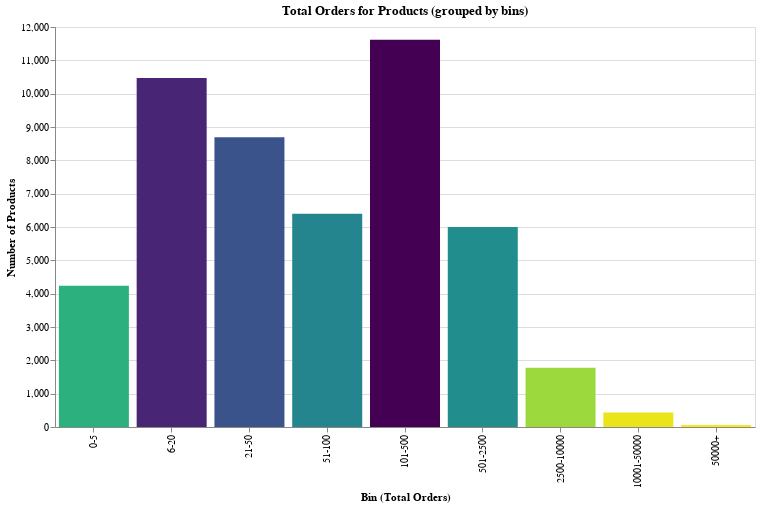

The notebook cell this image was saved under:
### Code cell
chart_title = "Total Orders for Products (grouped by bins)"
x_label = "bin:O"
y_label = 'count:Q'
pct_total = 'pct_total:Q'


bin_chart = alt.Chart(prod_count_bins).mark_bar().encode(
    alt.X(x_label, title="Bin (Total Orders)", sort=bin_labels),
    alt.Y(y_label, title="Number of Products"),
    color = alt.Color(y_label, legend=None, sort="descending", scale=alt.Scale(scheme='viridis')), 
    tooltip=[alt.Tooltip(x_label, title="Bin"), alt.Tooltip(y_label), alt.Tooltip(pct_total)]
    ).properties(title=chart_title, width=700, height=400)

bin_chart

### Figure 1 — Vega-Lite specification as saved in the notebook (floating-point values rounded to 4 significant figures)
{"$schema": "https://vega.github.io/schema/vega-lite/v2.6.0.json", "config": {"background": "white", "view": {"height": 300, "width": 400}}, "data": {"name": "data-f70ff82f4499db525538ce284872bd43"}, "datasets": {"data-f70ff82f4499db525538ce284872bd43": [{"bin": "101-500", "count": 11614, "pct_total": 23.38}, {"bin": "6-20", "count": 10473, "pct_total": 21.08}, {"bin": "21-50", "count": 8689, "pct_total": 17.49}, {"bin": "51-100", "count": 6397, "pct_total": 12.88}, {"bin": "501-2500", "count": 5997, "pct_total": 12.07}, {"bin": "0-5", "count": 4234, "pct_total": 8.52}, {"bin": "2500-10000", "count": 1781, "pct_total": 3.59}, {"bin": "10001-50000", "count": 432, "pct_total": 0.87}, {"bin": "50000+", "count": 60, "pct_total": 0.12}]}, "encoding": {"color": {"field": "count", "legend": null, "scale": {"scheme": "viridis"}, "sort": "descending", "type": "quantitative"}, "tooltip": [{"field": "bin", "title": "Bin", "type": "ordinal"}, {"field": "count", "type": "quantitative"}, {"field": "pct_total", "type": "quantitative"}], "x": {"field": "bin", "sort": ["0-5", "6-20", "21-50", "51-100", "101-500", "501-2500", "2500-10000", "10001-50000", "50000+"], "title": "Bin (Total Orders)", "type": "ordinal"}, "y": {"field": "count", "title": "Number of Products", "type": "quantitative"}}, "height": 400, "mark": "bar", "title": "Total Orders for Products (grouped by bins)", "width": 700}
